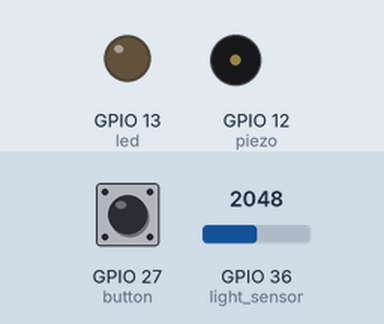
The program below on a simulated ESP32 board running MicroPython. On the bench: output pins drawn as LEDs (lit = HIGH), buzzer (waves = sounding). Inputs (shaded band) come from the test bench; at power-on: GPIO 27 (button) HIGH, GPIO 36 (light_sensor) = 2048 (analog values on the 0–4095 scale). What the program prints to the serial console is not drawn.

Above: at 1.2 s.
1.3 s: GPIO 27 (button) pulled LOW for 0.15 s
At 1.38 s:
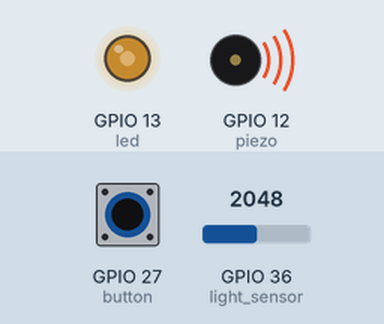
2.9 s: GPIO 27 (button) pulled LOW for 3.2 s
At 6.8 s:
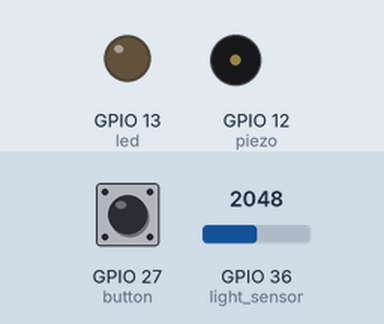
Timing chart, 0 to 8.3 s (numbered marks = the images above; inputs shaded):
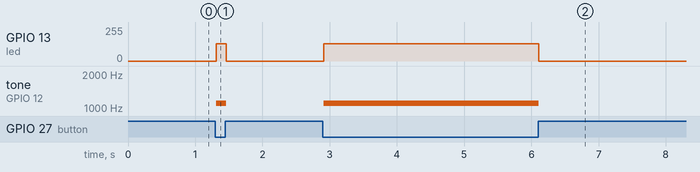

Measured:
- after the input at 1.3 s, GPIO 13 (led): 0/255 → 128/255 at once, → 0/255 0.15 s later; tone on GPIO 12 (piezo): silent → 1099 Hz at once, → silent 0.15 s later
- after the input at 2.9 s, GPIO 13 (led): 0/255 → 128/255 at once, → 0/255 3.2 s later; tone on GPIO 12 (piezo): silent → 1099 Hz at once, → silent 3.2 s later

The program:

checkpoint3.py
```python
from machine import Pin, ADC, PWM
import time
from button_debounce import read_button, setup_button

# The button is active-low: released = HIGH, pressed = LOW.
button = Pin(27, Pin.IN, Pin.PULL_UP)
setup_button(button)

# Part 1 hardware: PWM LED, PWM piezo, and analog light sensor.
led = PWM(Pin(13))
led.freq(1000)
piezo = PWM(Pin(12))
piezo.duty_u16(0)

light_sensor = ADC(Pin(36))
light_sensor.atten(ADC.ATTN_11DB)
light_sensor.width(ADC.WIDTH_12BIT)

print("Checkpoint 3")

while True:
    button_state = read_button()

    if button_state == 0:
        sensor_value = light_sensor.read()  # 0..4095

        # Map the light level to LED brightness.
        brightness = int((sensor_value / 4095) * 65535)
        led.duty_u16(brightness)

        # Map the light level to pitch: darker light produces a higher pitch.
        pitch = 200 + int((4095 - sensor_value) / 4095 * 1800)
        piezo.freq(pitch)
        piezo.duty_u16(32768)
    else:
        # Releasing the button turns off both outputs.
        led.duty_u16(0)
        piezo.duty_u16(0)

    time.sleep_ms(1)
```

button_debounce.py
```python
import time


_button = None
_debounce_ms = 10
_button_state = 1
_pending_state = 1
_last_edge_ms = 0


def _button_isr(pin):
    global _pending_state, _last_edge_ms

    # Record the edge in the ISR; debounce it in read_button().
    _pending_state = pin.value()
    _last_edge_ms = time.ticks_ms()


def setup_button(button, debounce_ms=10):
    """Configure a button pin and return its initial stable state."""
    global _button, _debounce_ms, _button_state, _pending_state, _last_edge_ms

    _button = button
    _debounce_ms = debounce_ms
    _button_state = button.value()
    _pending_state = _button_state
    _last_edge_ms = time.ticks_ms()
    button.irq(
        trigger=button.IRQ_FALLING | button.IRQ_RISING,
        handler=_button_isr,
    )
    return _button_state


def read_button():
    """Return the latest debounced electrical state of the button."""
    global _button_state

    if _button is None:
        raise RuntimeError("Call setup_button() before read_button()")

    if _pending_state != _button_state:
        if time.ticks_diff(time.ticks_ms(), _last_edge_ms) >= _debounce_ms:
            _button_state = _pending_state

    return _button_state
```
